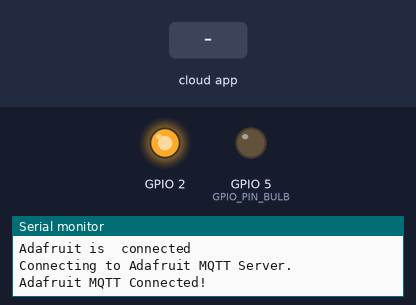
The sketch below on a simulated ESP8266 (NodeMCU). On the bench: output pins drawn as LEDs (lit = HIGH), the last lines printed to the serial monitor. The inputs (shaded band) are chosen by the test bench. WiFi joins after 1.5 s; servers stay silent unless stated; no MQTT or app messages arrive unless stated.

Above: at 2.7 s.
2.8 s: the phone or cloud app sets google_smart_bulb to OFF
At 3.3 s:
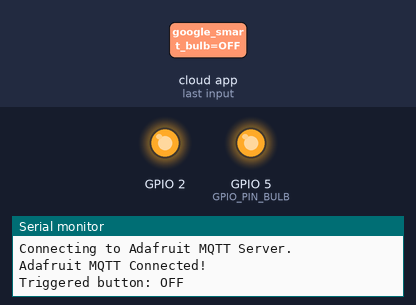
4.3 s: the phone or cloud app sets google_smart_bulb to ON
At 5.2 s:
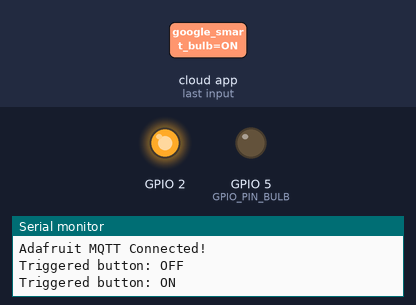
Timing chart, 0 to 7.3 s (numbered marks = the images above; inputs shaded):
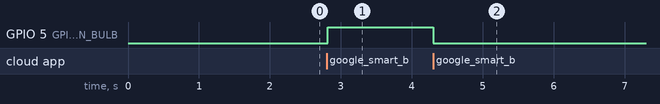

The sketch:

ESP8266_BULB.ino
```cpp
/***************************************************
  Adafruit ESP8266 Sensor Module
 ****************************************************/

// Libraries
#include <ESP8266WiFi.h>
#include "Adafruit_MQTT.h"
#include "Adafruit_MQTT_Client.h"

// ESP8266 GPIO PIN for Google Bulb
#define GPIO_PIN_BULB 5

// WiFi parameters
#define WLAN_SSID       "ssid" // use wifi ssid
#define WLAN_PASS       "password" // use wifi password

// Adafruit IO server details.
#define AIO_SERVER      "io.adafruit.com"
#define AIO_SERVERPORT  1883
#define AIO_USERNAME    "username" // user username
#define AIO_KEY         "aio_key"  // use aio key Obtained from account info on io.adafruit.com


// Create an ESP8266 WiFiClient class to connect to the MQTT server.
WiFiClient client;
// Setup the MQTT client class by passing in the WiFi client and MQTT server and login details.
Adafruit_MQTT_Client mqtt(&client, AIO_SERVER, AIO_SERVERPORT, AIO_USERNAME, AIO_KEY);


//Setup feed for google light
Adafruit_MQTT_Subscribe google_bulb = Adafruit_MQTT_Subscribe(&mqtt, AIO_USERNAME "/feeds/google_smart_bulb");

/*************************** Sketch Code ************************************/

void setup() {
  // Initialize the GPIO_PIN_BULB pin as an output
  pinMode(GPIO_PIN_BULB, OUTPUT);
  pinMode(LED_BUILTIN, OUTPUT);     // Initialize the LED_BUILTIN pin as an output to show ESP8266 is running.

  // set the baut rate for serial monitor.
  Serial.begin(115200);
  Serial.println(F("Google voice assistance with ESP8266 Example"));

  // Connect to WiFi access point.
  Serial.println(); Serial.println();
  delay(10);
  Serial.print(F("Connecting to "));
  Serial.println(WLAN_SSID);

  WiFi.begin(WLAN_SSID, WLAN_PASS);
  while (WiFi.status() != WL_CONNECTED) {
    delay(500);
    Serial.print(F("."));
  }
  Serial.println();

  Serial.println(F("WiFi connected"));
  Serial.println(F("ESP8266 IP address: "));
  Serial.println(WiFi.localIP());

// Setup MQTT subscription for Adafruit servie feed google_smart_bulb
  mqtt.subscribe(&google_bulb);
  Serial.println(F("Suscribed to google_smart_bulb"));
  // Initialized to Bulf off mode
  digitalWrite(GPIO_PIN_BULB, LOW);

}

void loop() {
digitalWrite(LED_BUILTIN, HIGH);
 // ping the server to keep the mqtt connection alive

  Serial.println(F("Adafruit is  connected"));
// Function to connect and reconnect as necessary to the Adafruit MQTT server
  MQTT_connect();

  Adafruit_MQTT_Subscribe *subscription;
  while ((subscription = mqtt.readSubscription(5000))) {
    // Check if its the onoff button feed
    if (subscription == &google_bulb) {
      Serial.print(F("Triggered button: "));
      Serial.println((char *)google_bulb.lastread);

      if (strcmp((char *)google_bulb.lastread, "ON") == 0) {
        digitalWrite(GPIO_PIN_BULB, LOW);
      }
      if (strcmp((char *)google_bulb.lastread, "OFF") == 0) {
        digitalWrite(GPIO_PIN_BULB, HIGH);
      }
    }
  }

  // Repeat every 10 seconds
  delay(5000);
}


void MQTT_connect() {
  int8_t ret;
  // Stop if already connected.
  if (mqtt.connected()) {
    return;
  }

  Serial.println("Connecting to Adafruit MQTT Server. ");

  while ((ret = mqtt.connect()) != 0) { // connect will return 0 for connected
       Serial.println(mqtt.connectErrorString(ret));
       Serial.println("Retrying MQTT connection in 5 seconds...");
       mqtt.disconnect();
       delay(5000);  // wait 5 seconds
  }
  Serial.println("Adafruit MQTT Connected!");
}
```

Measured:
- after the input at 2.8 s, GPIO 5 (GPIO_PIN_BULB): LOW → HIGH at once
- after the input at 4.3 s, GPIO 5 (GPIO_PIN_BULB): HIGH → LOW at once
